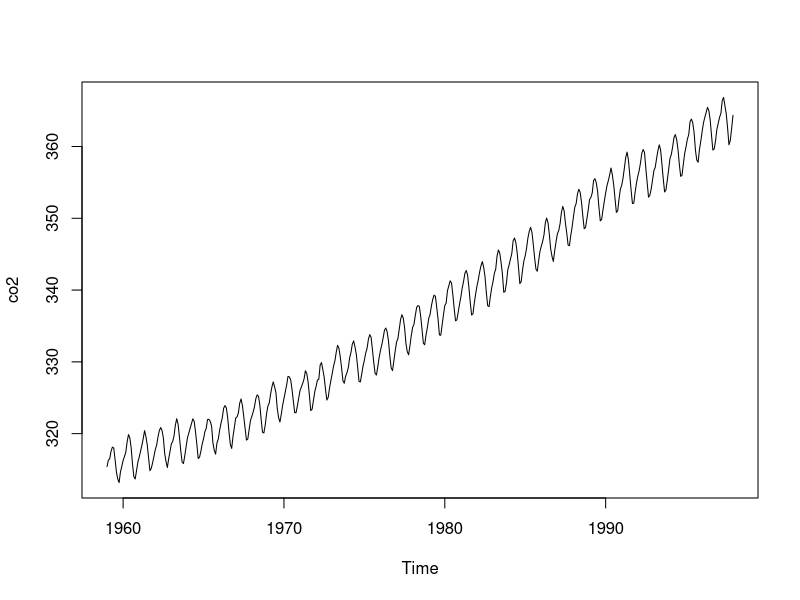
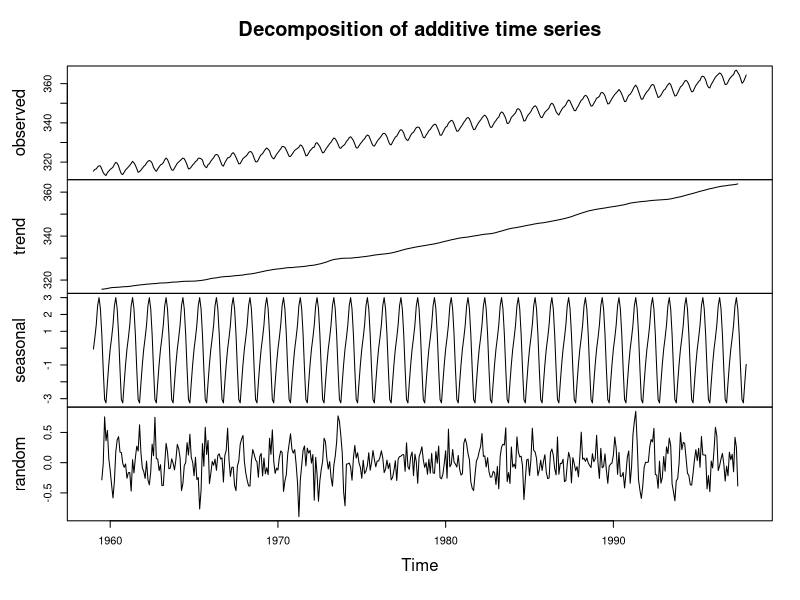
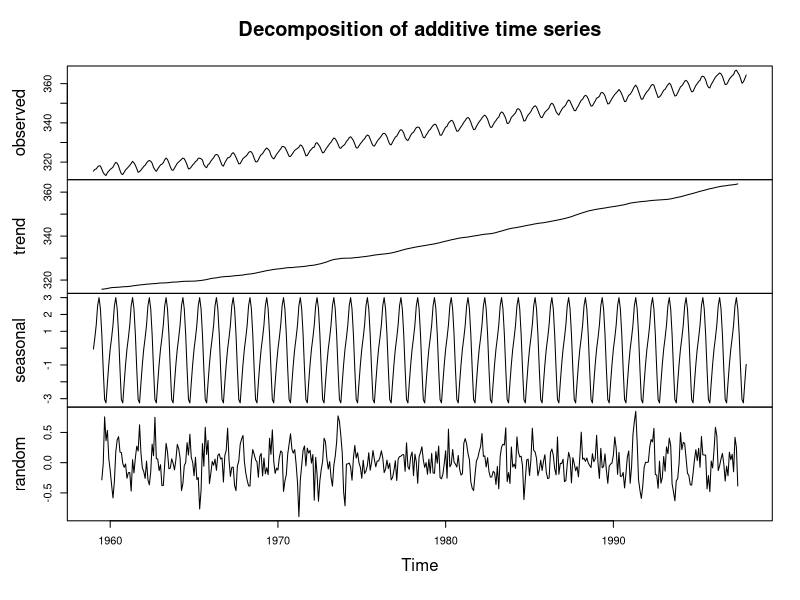
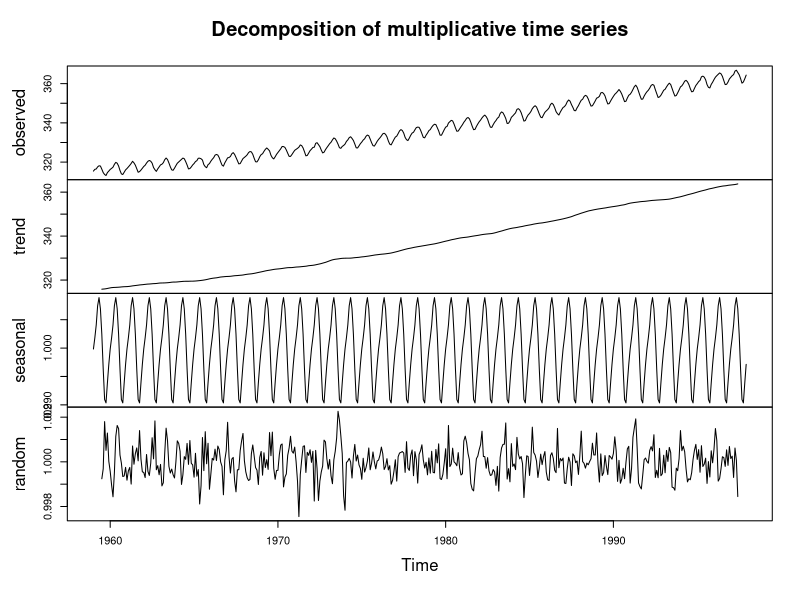
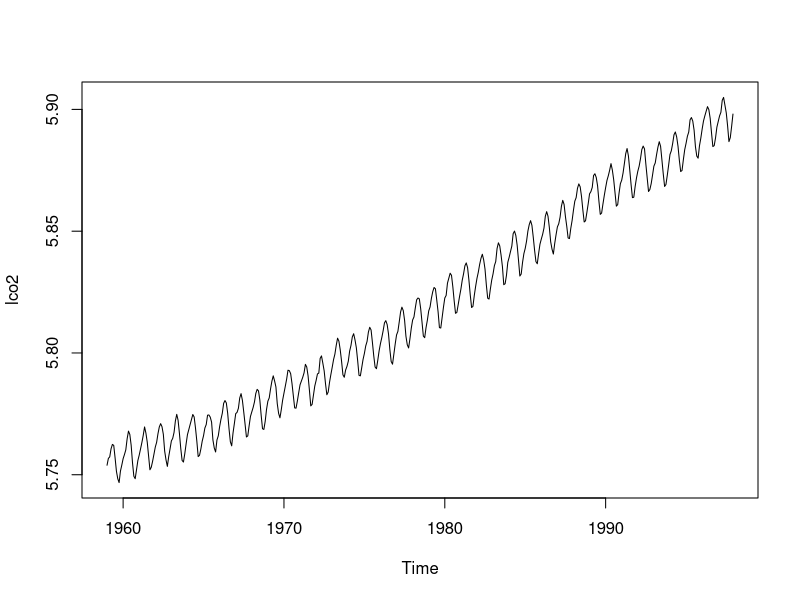
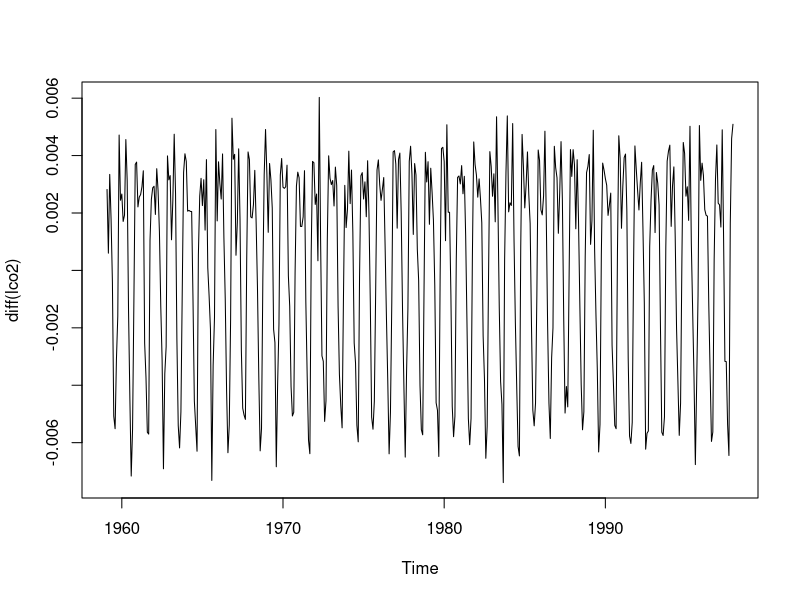
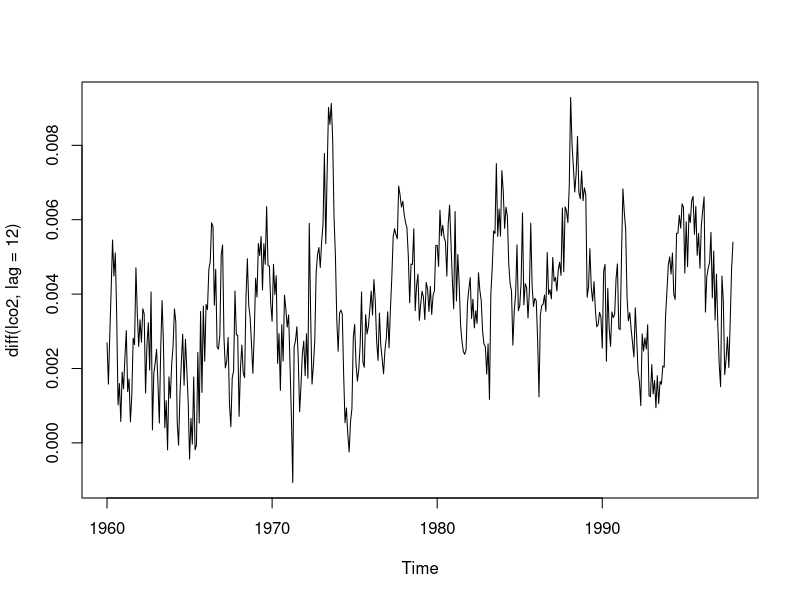
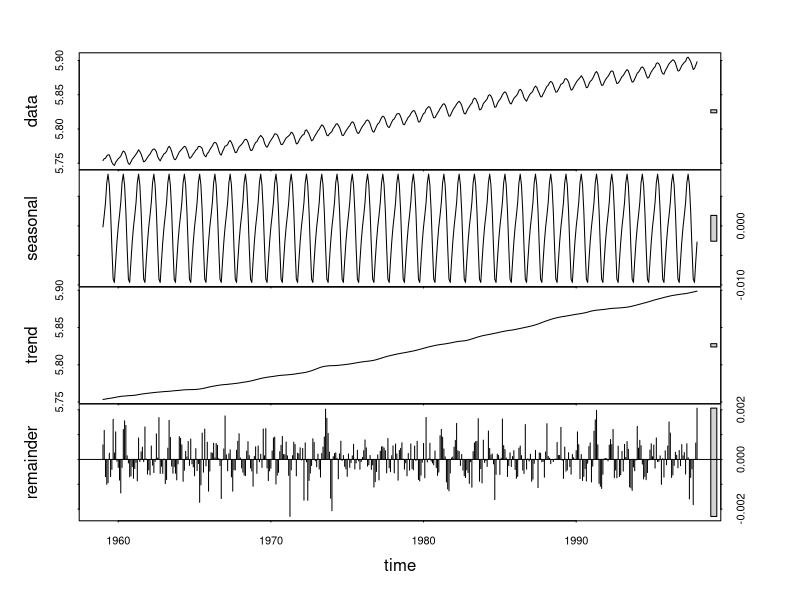

Generate these figures, in order, with R: (Note: this script raises an error after producing the figures.)
## ---- chunk 1
?co2
summary(co2)
plot(co2)
m <- decompose(co2)
names(m)
plot(m)
plot(decompose(co2, type="additive"))
plot(decompose(co2, type="multiplicative"))
lco2=log(co2)
plot(lco2)
plot(diff(lco2))
plot(diff(lco2, lag=12))
plot(stl(lco2, s.window="periodic"))
# Decomposing the time series shows a positive trend in atmospheric concentrations of CO2 between 1959 and 1997, as well as an annuanl seasonal component.
## ---- chunk 2
?UKgas
summary(UKgas)
plot(UKgas)
n <- decompose(co2)
names(n)
plot(n)
plot(decompose(UKgas, type="additive"))
plot(decompose(UKgas, type="multiplicative"))
lUKgas=log(UKgas)
plot(lUKgas)
plot(diff(lUKgas))
plot(diff(lUKgas, lag=12))
plot(stl(lUKgas, s.window="periodic"))
# A multiplicative time series decomposition is better suited because the seasonal component increases in magnitude over time. Taking the logarithm transforms the miltiplicative time series into an additive time series. The logarithmic transformation also paartially stabilizes the variance, although not completely. Taking a first order differences also stabilizes the mean. 
# The 12 month lag removes the trend and the seasonality.
# What is unsatisfactory is that the variance increases over time and cannot be stabilized fully. This is because classical time series decomposition assumes that the seasonal component is constant over time, whereas in this time series, it changes over time, as a percentage of the total, so also when we consider the logarithmic transformation.
HWUKgas <- HoltWinters(UKgas, seasonal = "mult")
plot(HWUKgas)
plot(fitted(HWUKgas))
# Using Holt & Winters exponential smoothing with trend and seasonality we identify a seasonal component that changes over time and a less linear trend.
## ---- chunk 3
?Nile
plot(Nile)
HWNile <- HoltWinters(Nile, beta=F, gamma=F)
HWNile
HWNile$alpha
plot(HWNile, main="Nile data: simple exponential smoothing, alpha=0.24655")
plot(fitted(HWNile))
# The chosen value of alpha is approximately 0.24655.

HWNile1 <- HoltWinters(Nile, alpha=.1, beta=F, gamma=F)
plot(HWNile1, main="Nile data: simple exponential smoothing, alpha=0.1")
HWNile2 <- HoltWinters(Nile, alpha=.9, beta=F, gamma=F)
plot(HWNile2, main="Nile data: simple exponential smoothing, alpha=0.9")
# Setting a parameter closer to 0 allocates less weight to the previous year's observation and more to the level forecast made at time t-1, therefore it varies less over time. A parameter closer to 1 allocates more weight to the previous year's observation, we can see that the forecasted values for alpha=0.9 are almost equal to the values taken by the time series in the previous year.
mape0 = function(Nile, HWNile){ mean(abs(Nile - HWNile)/Nile) }
mape1 = function(Nile, HWNile1){ mean(abs(Nile - HWNile1)/Nile) }
mape2 = function(Nile, HWNile2){ mean(abs(Nile - HWNile2)/Nile) }
## ---- chunk 4
attach(coronavirus.data)
Contagion <- ts(contagion, start = c(2020, 53), end = c(2021, 42), frequency = 365)
Deaths <- ts(deaths, start = c(2020, 53), end = c(2021, 42), frequency = 365)
Tests <- ts(Tests.Tamponi, start = c(2020, 53), end = c(2021, 42), frequency = 365)
Intensive_care <- ts(intesive.care, start = c(2020, 53), end = c(2021, 42), frequency = 365)
Tests_thousands<-Tests/1000
Covid19 <- cbind(Contagion, Deaths, Intensive_care, Tests_thousands)
plot(Covid19)
plot(Contagion, type = "l", main="C19 contagion in Italy", xlab="Date", ylab="C19 contagion cases")
plot(Deaths, type = "l", main="C19 deaths in Italy", xlab="Date", ylab="Number of deaths")
plot(Intensive_care, type = "l", main="C19 intensive care occupation in Italy", xlab="Date", ylab="Intensive care occupants")
plot(Tests_thousands, type = "l", main="C19 tests in Italy", xlab="Date", ylab="C19 tests (thousands)")
